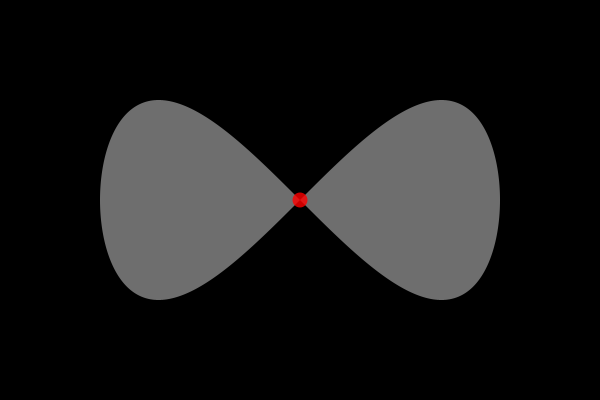
Frame 1 (no input)
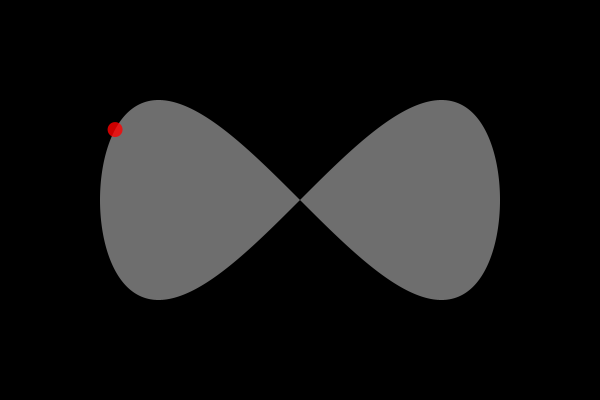
Frame 60 (the mouse pressed at the canvas centre just before this capture)
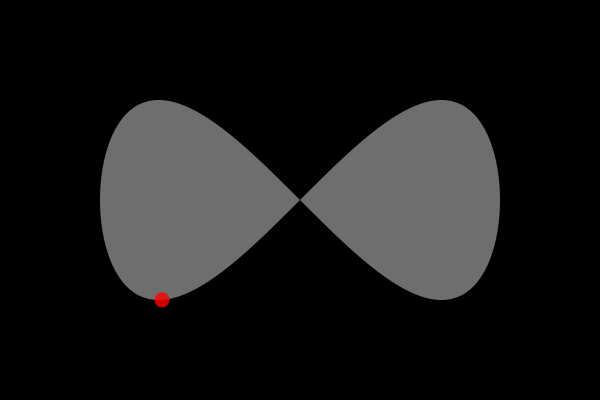
Frame 120 (the mouse held since frame 60 and released just before this capture)

The Processing sketch that drew these frames (run headless with seeded random() and noise(); from frame 60 on, the mouse is pressed at the canvas centre):

// Processing sketch: ex03_04
// ── ex03_04.pde
float cX ;
float cY ;
float theta = HALF_PI ;
float phi = 0 ;
float r = 200 ;
color[] c = { color(255, 0, 0, 204),
              color(255, 255, 0, 204),
              color(0, 0, 255, 204) } ;
int colorNum = 0 ;

void setup() {
  size(600, 400) ;
  cX = width / 2 ;
  cY = height / 2 ;
  noStroke() ;
}

void draw() {
  background(0) ;
  fill(110) ;
  drawTie(cX, cY) ;
  float x = cX + r * cos(theta) ;
  float y = cY + r / 2 * sin(phi) ;
  fill(c[colorNum]) ;
  ellipse(x, y, 15, 15) ;
  theta = (theta + 0.02) ;
  if (theta > HALF_PI + TWO_PI) {
    theta = HALF_PI ;
    colorNum = (colorNum + 1) % 3 ;
  }
  phi = (2 * theta) ;
}

void drawTie(float cX, float cY) {
  float x = 0 ;
  float y = 0 ;
  beginShape() ;
  curveVertex(cX, cY) ;
  for (float theta = HALF_PI ; theta < HALF_PI + TWO_PI ; theta += 0.01) {
    x = cX + r * cos(theta) ;
    y = cY + r / 2 * sin(2 * theta) ;
    curveVertex(x, y) ;
  }
  curveVertex(x, y) ;
  endShape() ;
}
